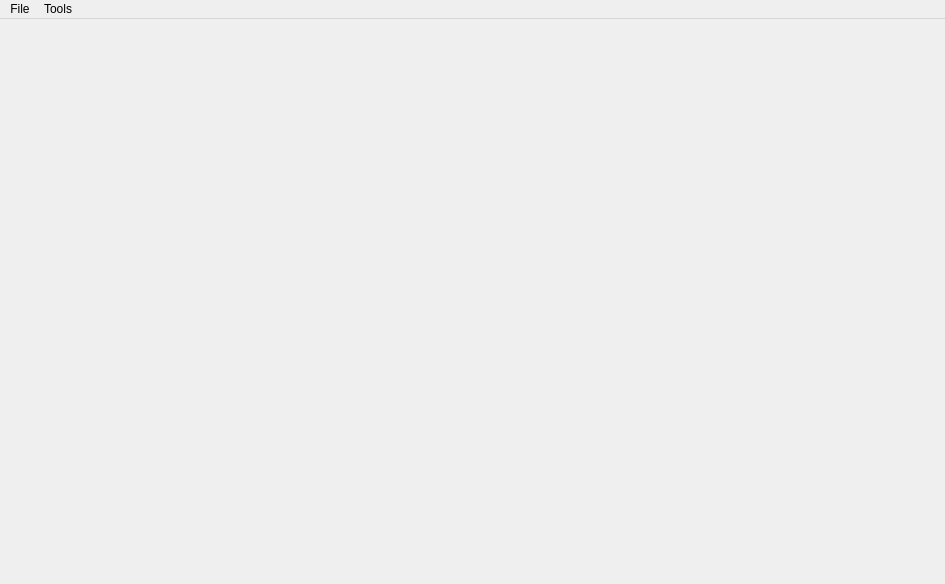
<?xml version="1.0" encoding="UTF-8"?>
<ui version="4.0">
 <class>MainWindow</class>
 <widget class="QMainWindow" name="MainWindow">
  <property name="geometry">
   <rect>
    <x>0</x>
    <y>0</y>
    <width>945</width>
    <height>584</height>
   </rect>
  </property>
  <property name="windowTitle">
   <string>MainWindow</string>
  </property>
  <widget class="QWidget" name="centralWidget">
   <layout class="QGridLayout" name="gridLayout_2">
    <item row="0" column="0">
     <layout class="QGridLayout" name="mainGridLayout"/>
    </item>
   </layout>
  </widget>
  <widget class="QMenuBar" name="menuBar">
   <property name="geometry">
    <rect>
     <x>0</x>
     <y>0</y>
     <width>945</width>
     <height>25</height>
    </rect>
   </property>
   <widget class="QMenu" name="menuFile">
    <property name="title">
     <string>File</string>
    </property>
    <addaction name="actionOpen_GPX"/>
    <addaction name="actionOpen_Directory"/>
   </widget>
   <widget class="QMenu" name="menuTools">
    <property name="title">
     <string>Tools</string>
    </property>
    <widget class="QMenu" name="menuGoto_City">
     <property name="title">
      <string>Goto City</string>
     </property>
     <addaction name="actionGotoChicago"/>
     <addaction name="actionGotoPortland"/>
     <addaction name="actionGotoRichmond"/>
     <addaction name="actionGotoRochester"/>
     <addaction name="actionGotoSan_Francisco"/>
     <addaction name="actionGotoSan_Jose"/>
     <addaction name="actionGotoSeattle"/>
     <addaction name="actionGotoWashington_DC"/>
    </widget>
    <widget class="QMenu" name="menuSelection_Indicator">
     <property name="title">
      <string>Selection Indicator </string>
     </property>
     <property name="separatorsCollapsible">
      <bool>true</bool>
     </property>
     <addaction name="actionElevation"/>
     <addaction name="actionSaturation"/>
     <addaction name="actionMeta"/>
     <addaction name="actionTracing"/>
     <addaction name="actionTiered"/>
     <addaction name="separator"/>
     <addaction name="actionChange_Cutoff"/>
     <addaction name="actionCutoff_as_percent_of_view_range"/>
    </widget>
    <addaction name="menuGoto_City"/>
    <addaction name="actionGoto"/>
    <addaction name="menuSelection_Indicator"/>
   </widget>
   <addaction name="menuFile"/>
   <addaction name="menuTools"/>
  </widget>
  <action name="actionOpen_GPX">
   <property name="text">
    <string>Open GPX</string>
   </property>
  </action>
  <action name="actionOpen_Directory">
   <property name="text">
    <string>Open Directory</string>
   </property>
  </action>
  <action name="actionGotoSeattle">
   <property name="checkable">
    <bool>true</bool>
   </property>
   <property name="text">
    <string>Seattle</string>
   </property>
  </action>
  <action name="actionGotoSan_Francisco">
   <property name="checkable">
    <bool>true</bool>
   </property>
   <property name="text">
    <string>San Francisco</string>
   </property>
  </action>
  <action name="actionGotoSan_Jose">
   <property name="checkable">
    <bool>true</bool>
   </property>
   <property name="text">
    <string>San Jose</string>
   </property>
  </action>
  <action name="actionGotoRochester">
   <property name="checkable">
    <bool>true</bool>
   </property>
   <property name="text">
    <string>Rochester</string>
   </property>
  </action>
  <action name="actionGotoRichmond">
   <property name="checkable">
    <bool>true</bool>
   </property>
   <property name="text">
    <string>Richmond</string>
   </property>
  </action>
  <action name="actionGoto">
   <property name="checkable">
    <bool>false</bool>
   </property>
   <property name="text">
    <string>Goto...</string>
   </property>
  </action>
  <action name="actionGotoChicago">
   <property name="checkable">
    <bool>true</bool>
   </property>
   <property name="text">
    <string>Chicago</string>
   </property>
  </action>
  <action name="actionGotoWashington_DC">
   <property name="checkable">
    <bool>true</bool>
   </property>
   <property name="text">
    <string>Washington. DC</string>
   </property>
  </action>
  <action name="actionGotoPortland">
   <property name="checkable">
    <bool>true</bool>
   </property>
   <property name="text">
    <string>Portland</string>
   </property>
  </action>
  <action name="actionElevation">
   <property name="checkable">
    <bool>true</bool>
   </property>
   <property name="checked">
    <bool>true</bool>
   </property>
   <property name="text">
    <string>Elevation</string>
   </property>
  </action>
  <action name="actionSaturation">
   <property name="checkable">
    <bool>true</bool>
   </property>
   <property name="checked">
    <bool>true</bool>
   </property>
   <property name="text">
    <string>Saturation</string>
   </property>
  </action>
  <action name="actionMeta">
   <property name="text">
    <string>Meta</string>
   </property>
   <property name="visible">
    <bool>false</bool>
   </property>
  </action>
  <action name="actionTracing">
   <property name="checkable">
    <bool>true</bool>
   </property>
   <property name="checked">
    <bool>true</bool>
   </property>
   <property name="text">
    <string>Tracing</string>
   </property>
   <property name="visible">
    <bool>false</bool>
   </property>
  </action>
  <action name="actionTiered">
   <property name="checkable">
    <bool>true</bool>
   </property>
   <property name="checked">
    <bool>true</bool>
   </property>
   <property name="text">
    <string>Time Cutoff</string>
   </property>
  </action>
  <action name="actionChange_Cutoff">
   <property name="checkable">
    <bool>false</bool>
   </property>
   <property name="enabled">
    <bool>true</bool>
   </property>
   <property name="text">
    <string>Change Cutoff</string>
   </property>
  </action>
  <action name="actionCutoff_as_percent_of_view_range">
   <property name="checkable">
    <bool>true</bool>
   </property>
   <property name="enabled">
    <bool>true</bool>
   </property>
   <property name="text">
    <string>As % of active range</string>
   </property>
  </action>
 </widget>
 <layoutdefault spacing="6" margin="11"/>
 <resources/>
 <connections>
  <connection>
   <sender>actionTiered</sender>
   <signal>toggled(bool)</signal>
   <receiver>actionChange_Cutoff</receiver>
   <slot>setEnabled(bool)</slot>
   <hints>
    <hint type="sourcelabel">
     <x>-1</x>
     <y>-1</y>
    </hint>
    <hint type="destinationlabel">
     <x>-1</x>
     <y>-1</y>
    </hint>
   </hints>
  </connection>
  <connection>
   <sender>actionTiered</sender>
   <signal>toggled(bool)</signal>
   <receiver>actionCutoff_as_percent_of_view_range</receiver>
   <slot>setEnabled(bool)</slot>
   <hints>
    <hint type="sourcelabel">
     <x>-1</x>
     <y>-1</y>
    </hint>
    <hint type="destinationlabel">
     <x>-1</x>
     <y>-1</y>
    </hint>
   </hints>
  </connection>
 </connections>
</ui>
